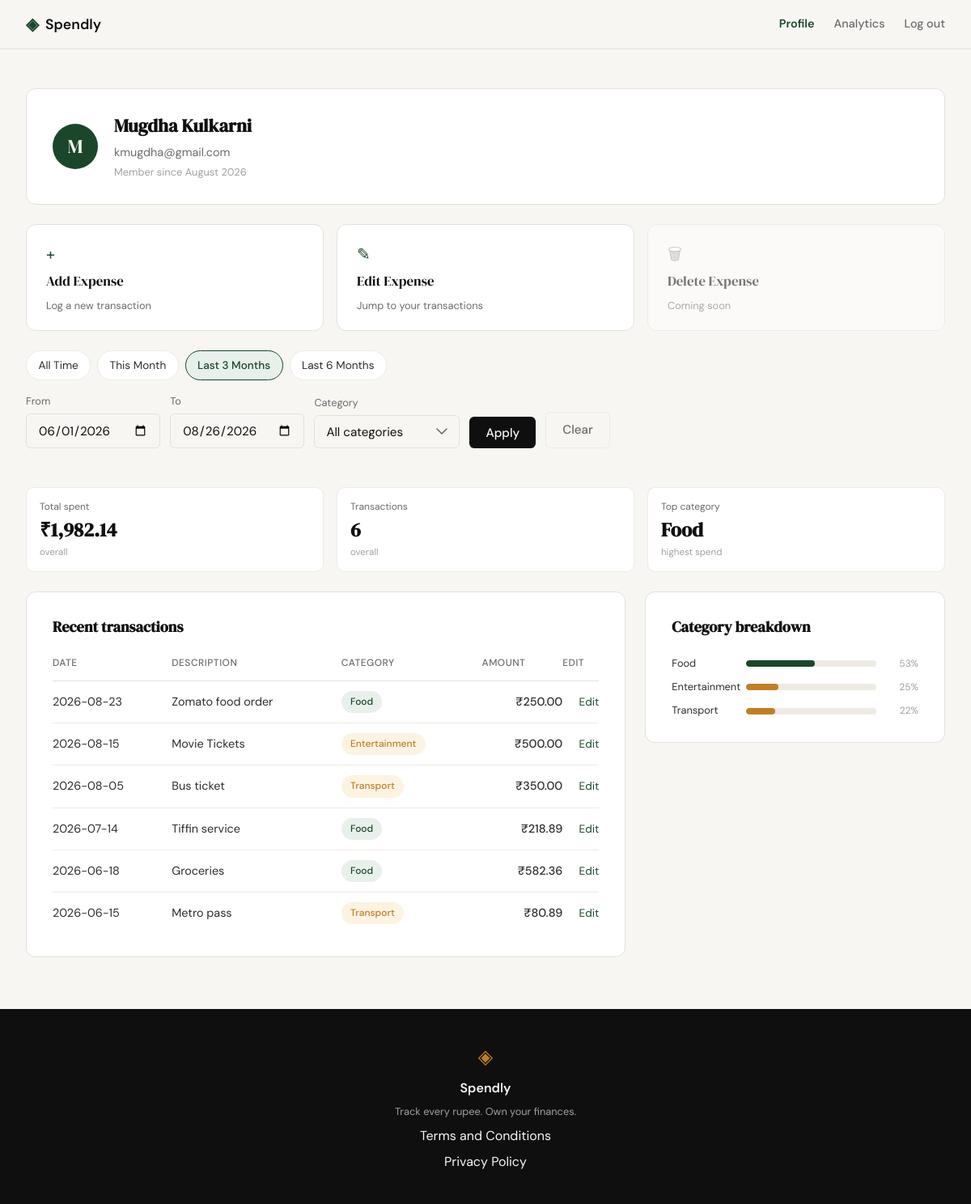
/profile?date_from=2026-06-01&date_to=2026-08-26 (signed in), run on the app's committed database.
### tables this page shows
CREATE TABLE users (
            id            INTEGER PRIMARY KEY AUTOINCREMENT,
            name          TEXT    NOT NULL,
            email         TEXT    NOT NULL UNIQUE,
            password_hash TEXT    NOT NULL,
            created_at    TEXT    DEFAULT (datetime('now'))
        );

CREATE TABLE expenses (
            id          INTEGER PRIMARY KEY AUTOINCREMENT,
            user_id     INTEGER NOT NULL REFERENCES users(id),
            amount      REAL    NOT NULL,
            category    TEXT    NOT NULL,
            date        TEXT    NOT NULL,
            description TEXT,
            created_at  TEXT    DEFAULT (datetime('now'))
        );

### app.py (the view)
@app.route("/profile")
def profile():
    if not session.get("user_id"):
        return redirect(url_for("login"))
    user_id = session["user_id"]
    if get_user_by_id(user_id) is None:
        abort(404)
    selected_category = request.args.get("category") or None
    raw_from = _parse_iso_date(request.args.get("date_from"))
    raw_to = _parse_iso_date(request.args.get("date_to"))
    if raw_from and raw_to and raw_from > raw_to:
        flash("Start date must be before end date.", "error")
        date_from = date_to = None
    else:
        date_from, date_to = raw_from, raw_to
    date_from_str = date_from.isoformat() if date_from else None
    date_to_str = date_to.isoformat() if date_to else None
    today = date.today()
    month_end = date(
        today.year, today.month, calendar.monthrange(today.year, today.month)[1]
    )
    presets = {
        "this_month": {
            "date_from": date(today.year, today.month, 1).isoformat(),
            "date_to": month_end.isoformat(),
        },
        "last_3_months": {
            "date_from": _months_ago_start(today, 3).isoformat(),
            "date_to": today.isoformat(),
        },
        "last_6_months": {
            "date_from": _months_ago_start(today, 6).isoformat(),
            "date_to": today.isoformat(),
        },
        "all_time": {"date_from": None, "date_to": None},
    }
    if date_from_str is None and date_to_str is None:
        active_preset = "all_time"
    else:
        active_preset = next(
            (
                name
                for name, r in presets.items()
                if r["date_from"] == date_from_str and r["date_to"] == date_to_str
            ),
            None,
        )
    user = queries.get_user_by_id(user_id)
    summary = queries.get_summary_stats(
        user_id,
        category=selected_category,
        date_from=date_from_str,
        date_to=date_to_str,
    )
    transactions = queries.get_recent_transactions(
        user_id,
        category=selected_category,
        date_from=date_from_str,
        date_to=date_to_str,
    )
    categories = queries.get_category_breakdown(
        user_id,
        category=selected_category,
        date_from=date_from_str,
        date_to=date_to_str,
    )
    return render_template(
        "profile.html",
        user=user,
        summary=summary,
        transactions=transactions,
        categories=categories,
        category_options=CATEGORIES,
        selected_category=selected_category or "",
        selected_date_from=date_from_str or "",
        selected_date_to=date_to_str or "",
        active_preset=active_preset,
        presets=presets,
    )

### app.py (called while the page is built)
def _parse_iso_date(value):
    if not value:
        return None
    try:
        return datetime.strptime(value, "%Y-%m-%d").date()
    except ValueError:
        return None

def _months_ago_start(today, n):
    month_index = today.month - 1 - (n - 1)
    year = today.year + month_index // 12
    month = month_index % 12 + 1
    return date(year, month, 1)

### database/db.py (called while the page is built)
def get_db():
    conn = sqlite3.connect(
        DB_PATH,
        timeout=10,
    )
    conn.row_factory = sqlite3.Row
    conn.execute("PRAGMA foreign_keys = ON")
    conn.execute("PRAGMA busy_timeout = 10000")
    return conn

def get_user_by_id(user_id):
    with get_db() as db:
        return get_db().execute(
            """
            SELECT id, name, email, password_hash, created_at
            FROM users
            WHERE id = ?
            """,
            (user_id,),
        ).fetchone()

### database/queries.py (called while the page is built)
def get_user_by_id(user_id):
    with get_db() as conn:
        row = conn.execute(
            "SELECT name, email, created_at FROM users WHERE id = ?",
            (user_id,),
        ).fetchone()
    if row is None:
        return None
    created_at = datetime.strptime(row["created_at"], "%Y-%m-%d %H:%M:%S")
    member_since = created_at.strftime("%B %Y")  # e.g. "January 2026"
    return {
        "name": row["name"],
        "email": row["email"],
        "member_since": member_since,
    }

### templates/profile.html (shortened to what this page needs)
{% extends "base.html" %}
{% block head %}
<link rel="stylesheet" href="{{ url_for('static', filename='css/profile.css') }}">
{% endblock %}
{% block content %}
<section class="profile-section">
    <div class="profile-inner">
        <div class="profile-info-card">
            <div class="profile-avatar">{{ user.name[0]|upper }}</div>
            <div class="profile-info-details">
                <h1 class="profile-name">{{ user.name }}</h1>
                <p class="profile-email">{{ user.email }}</p>
                <p class="profile-since">Member since {{ user.member_since }}</p>
            </div>
        </div>
        <div class="profile-actions">
            <a href="{{ url_for('add_expense') }}" class="action-card action-card-primary">
                <span class="action-card-icon">+</span>
                <span class="action-card-title">Add Expense</span>
                <span class="action-card-desc">Log a new transaction</span>
            </a>
            <a href="{{ url_for('profile') }}#transactions" class="action-card action-card-primary">
                <span class="action-card-icon">✎</span>
                <span class="action-card-title">Edit Expense</span>
                <span class="action-card-desc">Jump to your transactions</span>
            </a>
            <div class="action-card action-card-disabled" aria-disabled="true">
                <span class="action-card-icon">🗑</span>
                <span class="action-card-title">Delete Expense</span>
                <span class="action-card-desc">Coming soon</span>
            </div>
        </div>
        <div class="profile-date-filters">
            <div class="preset-links">
                <a href="{{ url_for('profile', category=selected_category or none) }}"
                   class="preset-link {% if active_preset == 'all_time' %}preset-link-active{% endif %}">All Time</a>
                <a href="{{ url_for('profile', category=selected_category or none, date_from=presets.this_month.date_from, date_to=presets.this_month.date_to) }}"
                   class="preset-link {% if active_preset == 'this_month' %}preset-link-active{% endif %}">This Month</a>
                <a href="{{ url_for('profile', category=selected_category or none, date_from=presets.last_3_months.date_from, date_to=presets.last_3_months.date_to) }}"
                   class="preset-link {% if active_preset == 'last_3_months' %}preset-link-active{% endif %}">Last 3 Months</a>
                <a href="{{ url_for('profile', category=selected_category or none, date_from=presets.last_6_months.date_from, date_to=presets.last_6_months.date_to) }}"
                   class="preset-link {% if active_preset == 'last_6_months' %}preset-link-active{% endif %}">Last 6 Months</a>
            </div>
            <form class="custom-range-form {% if active_preset is none and (selected_date_from or selected_date_to) %}custom-range-active{% endif %}" method="get" action="{{ url_for('profile') }}">
                <div class="custom-range-field">
                    <label for="date_from">From</label>
                    <input type="date" id="date_from" name="date_from" class="form-input" value="{{ selected_date_from }}">
                </div>
                <div class="custom-range-field">
                    <label for="date_to">To</label>
                    <input type="date" id="date_to" name="date_to" class="form-input" value="{{ selected_date_to }}">
                </div>
                <div class="custom-range-field custom-range-category">
                    <label for="category">Category</label>
                    <select id="category" name="category" class="form-input">
                        <option value="" {% if selected_category == "" %}selected{% endif %}>All categories</option>
                    </select>
                </div>
                <button type="submit" class="btn-submit custom-range-submit">Apply</button>
                <a href="{{ url_for('profile') }}" class="btn-clear">Clear</a>
            </form>
        </div>
        <div class="profile-stats">
            <div class="stat-tile">
                <div class="stat-tile-label">Total spent</div>
                <div class="stat-tile-value">₹{{ "{:,.2f}".format(summary.total_spent) }}</div>
                <div class="stat-tile-meta">overall</div>
            </div>
            <div class="stat-tile">
                <div class="stat-tile-label">Transactions</div>
                <div class="stat-tile-value">{{ summary.transaction_count }}</div>
                <div class="stat-tile-meta">overall</div>
            </div>
            <div class="stat-tile">
                <div class="stat-tile-label">Top category</div>
                <div class="stat-tile-value">{{ summary.top_category }}</div>
                <div class="stat-tile-meta">highest spend</div>
            </div>
        </div>
        <div class="profile-panels-row">
            <div class="profile-panel profile-panel-transactions" id="transactions">
                <h2 class="profile-panel-title">Recent transactions</h2>
                <table class="profile-table">
                    <thead>
                        <tr>
                            <th>Date</th>
                            <th>Description</th>
                            <th>Category</th>
                            <th class="profile-table-amount">Amount</th>
                            <th class="profile-table-actions">Edit</th>
                        </tr>
                    </thead>
                    <tbody>
                        {% for tx in transactions %}
                        <tr>
                            <td>{{ tx.date }}</td>
                            <td>{{ tx.description or "" }}</td>
                            <td><span class="category-badge category-badge-{{ tx.category|lower }}">{{ tx.category }}</span></td>
                            <td class="profile-table-amount">₹{{ "{:,.2f}".format(tx.amount) }}</td>
                            <td class="profile-table-actions"><a href="{{ url_for('edit_expense', id=tx.id) }}">Edit</a></td>
                        </tr>
                        {% endfor %}
                    </tbody>
                </table>
            </div>
            <div class="profile-panel profile-panel-breakdown">
                <h2 class="profile-panel-title">Category breakdown</h2>
                <div class="stat-bars profile-breakdown">
                    {% for cat in categories %}
                    <div class="stat-bar-row">
                        <span class="stat-bar-cat">{{ cat.name }}</span>
                        <div class="stat-bar-track">
                            <div class="stat-bar category-bar-{{ cat.name|lower }}" style="width: {{ cat.pct }}%"></div>
                        </div>
                        <span class="stat-bar-pct">{{ cat.pct }}%</span>
                    </div>
                    {% endfor %}
                </div>
            </div>
        </div>
    </div>
</section>
{% endblock %}

### static/css/profile.css (style rules this page uses)
.profile-actions { display: grid; grid-template-columns: repeat(3, 1fr); gap: 1rem; }
.action-card { display: flex; flex-direction: column; gap: 0.35rem; background: var(--paper-card); border: 1px solid var(--border); border-radius: var(--radius-md); padding: 1.25rem 1.5rem; text-decoration: none; transition: border-color 0.2s, box-shadow 0.2s; }
.action-card-icon { font-size: 1.25rem; color: var(--accent); }
.action-card-title { font-family: var(--font-display); font-size: 1.05rem; color: var(--ink); }
.action-card-desc { font-size: 0.8rem; color: var(--ink-muted); }
.action-card-disabled { opacity: 0.55; cursor: not-allowed; }
.action-card-disabled .action-card-icon { color: var(--ink-faint); }
.profile-date-filters { display: flex; flex-wrap: wrap; align-items: flex-end; gap: 1rem; margin-bottom: 1.5rem; }
.preset-links { display: flex; gap: 0.5rem; flex-wrap: wrap; }
.preset-link { padding: 0.4rem 0.9rem; border-radius: var(--radius-lg); border: 1px solid var(--border-soft); background: var(--paper-card); color: var(--ink-soft); font-size: 0.85rem; text-decoration: none; transition: background 0.2s, color 0.2s, border-color 0.2s; }
.preset-link-active { background: var(--accent-light); color: var(--accent); border-color: var(--accent); font-weight: 500; }
.custom-range-form { display: flex; align-items: flex-end; gap: 0.75rem; flex-wrap: wrap; }
.custom-range-field label { display: block; font-size: 0.8rem; color: var(--ink-muted); margin-bottom: 0.3rem; }
.custom-range-category select.form-input { cursor: pointer; appearance: none; -webkit-appearance: none; -moz-appearance: none; background-repeat: no-repeat; background-position: right 0.875rem center; padding-right: 2.5rem; min-width: 180px; }
.custom-range-category select.form-input option { background: var(--paper-card); color: var(--ink); font-family: var(--font-body); }
.custom-range-category select.form-input option:checked { background: var(--accent-light); color: var(--accent); }
.custom-range-submit { width: auto; margin-top: 0; padding: 0.6rem 1.25rem; }
.btn-clear { padding: 0.6rem 1.25rem; border-radius: var(--radius-sm); border: 1px solid var(--border-soft); background: transparent; color: var(--ink-muted); font-size: 0.95rem; font-weight: 500; text-decoration: none; transition: border-color 0.2s, color 0.2s; }

### data on the page
users: name "M", name "Mugdha Kulkarni", email "kmugdha@gmail.com"
expenses: date "2026-08-23", description "Zomato food order", category "Food", amount "250.00"
expenses: date "2026-08-15", description "Movie Tickets", category "Entertainment", amount "500.00"
expenses: date "2026-08-05", description "Bus ticket", category "Transport", amount "350.00"
expenses: date "2026-07-14", description "Tiffin service", category "Food", amount "218.89"
expenses: date "2026-06-18", description "Groceries", category "Food", amount "582.36"
expenses: date "2026-06-15", description "Metro pass", category "Transport", amount "80.89"

### other printed values
{{ user.member_since }} "August 2026"
{{ "{:,.2f}".format(summary.total_spent) }} "1,982.14"
{{ summary.transaction_count }} "6"
{{ summary.top_category }} "Food"
{{ cat.name }} "Food" "Entertainment" "Transport"
{{ cat.pct }} "53" "25" "22"
